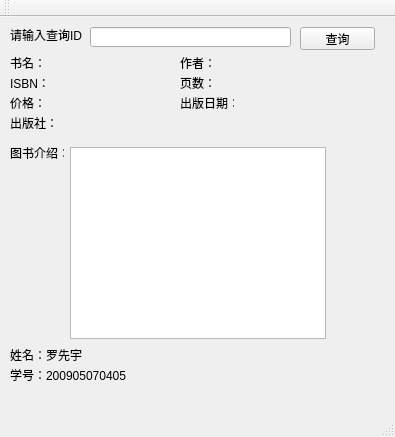
<?xml version="1.0" encoding="UTF-8"?>
<ui version="4.0">
 <class>MainWindow</class>
 <widget class="QMainWindow" name="MainWindow">
  <property name="geometry">
   <rect>
    <x>0</x>
    <y>0</y>
    <width>395</width>
    <height>437</height>
   </rect>
  </property>
  <property name="windowTitle">
   <string>MainWindow</string>
  </property>
  <widget class="QWidget" name="centralWidget">
   <widget class="QLabel" name="label">
    <property name="geometry">
     <rect>
      <x>10</x>
      <y>10</y>
      <width>81</width>
      <height>16</height>
     </rect>
    </property>
    <property name="text">
     <string>请输入查询ID</string>
    </property>
   </widget>
   <widget class="QLineEdit" name="ID">
    <property name="geometry">
     <rect>
      <x>90</x>
      <y>10</y>
      <width>201</width>
      <height>20</height>
     </rect>
    </property>
   </widget>
   <widget class="QPushButton" name="chaxun">
    <property name="geometry">
     <rect>
      <x>300</x>
      <y>10</y>
      <width>75</width>
      <height>23</height>
     </rect>
    </property>
    <property name="text">
     <string>查询</string>
    </property>
   </widget>
   <widget class="QLabel" name="label_2">
    <property name="geometry">
     <rect>
      <x>10</x>
      <y>40</y>
      <width>54</width>
      <height>12</height>
     </rect>
    </property>
    <property name="text">
     <string>书名：</string>
    </property>
   </widget>
   <widget class="QLabel" name="title">
    <property name="geometry">
     <rect>
      <x>50</x>
      <y>40</y>
      <width>121</width>
      <height>16</height>
     </rect>
    </property>
    <property name="text">
     <string/>
    </property>
   </widget>
   <widget class="QLabel" name="label_4">
    <property name="geometry">
     <rect>
      <x>180</x>
      <y>40</y>
      <width>54</width>
      <height>12</height>
     </rect>
    </property>
    <property name="text">
     <string>作者：</string>
    </property>
   </widget>
   <widget class="QLabel" name="author">
    <property name="geometry">
     <rect>
      <x>220</x>
      <y>40</y>
      <width>151</width>
      <height>16</height>
     </rect>
    </property>
    <property name="text">
     <string/>
    </property>
   </widget>
   <widget class="QLabel" name="label_6">
    <property name="geometry">
     <rect>
      <x>10</x>
      <y>60</y>
      <width>54</width>
      <height>12</height>
     </rect>
    </property>
    <property name="text">
     <string>ISBN：</string>
    </property>
   </widget>
   <widget class="QLabel" name="label_7">
    <property name="geometry">
     <rect>
      <x>180</x>
      <y>60</y>
      <width>54</width>
      <height>12</height>
     </rect>
    </property>
    <property name="text">
     <string>页数：</string>
    </property>
   </widget>
   <widget class="QLabel" name="isbn10">
    <property name="geometry">
     <rect>
      <x>50</x>
      <y>60</y>
      <width>121</width>
      <height>16</height>
     </rect>
    </property>
    <property name="text">
     <string/>
    </property>
   </widget>
   <widget class="QLabel" name="pages">
    <property name="geometry">
     <rect>
      <x>210</x>
      <y>60</y>
      <width>151</width>
      <height>16</height>
     </rect>
    </property>
    <property name="text">
     <string/>
    </property>
   </widget>
   <widget class="QLabel" name="label_10">
    <property name="geometry">
     <rect>
      <x>10</x>
      <y>80</y>
      <width>54</width>
      <height>12</height>
     </rect>
    </property>
    <property name="text">
     <string>价格：</string>
    </property>
   </widget>
   <widget class="QLabel" name="price">
    <property name="geometry">
     <rect>
      <x>50</x>
      <y>80</y>
      <width>121</width>
      <height>16</height>
     </rect>
    </property>
    <property name="text">
     <string/>
    </property>
   </widget>
   <widget class="QLabel" name="pubdate">
    <property name="geometry">
     <rect>
      <x>250</x>
      <y>80</y>
      <width>131</width>
      <height>16</height>
     </rect>
    </property>
    <property name="text">
     <string/>
    </property>
   </widget>
   <widget class="QLabel" name="label_14">
    <property name="geometry">
     <rect>
      <x>10</x>
      <y>100</y>
      <width>54</width>
      <height>12</height>
     </rect>
    </property>
    <property name="text">
     <string>出版社：</string>
    </property>
   </widget>
   <widget class="QLabel" name="label_15">
    <property name="geometry">
     <rect>
      <x>180</x>
      <y>80</y>
      <width>54</width>
      <height>12</height>
     </rect>
    </property>
    <property name="text">
     <string>出版日期：</string>
    </property>
   </widget>
   <widget class="QLabel" name="publisher">
    <property name="geometry">
     <rect>
      <x>60</x>
      <y>100</y>
      <width>291</width>
      <height>16</height>
     </rect>
    </property>
    <property name="text">
     <string/>
    </property>
   </widget>
   <widget class="QLabel" name="label_18">
    <property name="geometry">
     <rect>
      <x>10</x>
      <y>130</y>
      <width>54</width>
      <height>12</height>
     </rect>
    </property>
    <property name="text">
     <string>图书介绍：</string>
    </property>
   </widget>
   <widget class="QTextBrowser" name="ss">
    <property name="geometry">
     <rect>
      <x>70</x>
      <y>130</y>
      <width>256</width>
      <height>192</height>
     </rect>
    </property>
   </widget>
   <widget class="QLabel" name="label_19">
    <property name="geometry">
     <rect>
      <x>10</x>
      <y>330</y>
      <width>321</width>
      <height>16</height>
     </rect>
    </property>
    <property name="text">
     <string>姓名：罗先宇</string>
    </property>
   </widget>
   <widget class="QLabel" name="label_20">
    <property name="geometry">
     <rect>
      <x>10</x>
      <y>350</y>
      <width>311</width>
      <height>16</height>
     </rect>
    </property>
    <property name="text">
     <string>学号：200905070405</string>
    </property>
   </widget>
  </widget>
  <widget class="QMenuBar" name="menuBar">
   <property name="geometry">
    <rect>
     <x>0</x>
     <y>0</y>
     <width>395</width>
     <height>23</height>
    </rect>
   </property>
  </widget>
  <widget class="QToolBar" name="mainToolBar">
   <attribute name="toolBarArea">
    <enum>TopToolBarArea</enum>
   </attribute>
   <attribute name="toolBarBreak">
    <bool>false</bool>
   </attribute>
  </widget>
  <widget class="QStatusBar" name="statusBar"/>
 </widget>
 <layoutdefault spacing="6" margin="11"/>
 <resources/>
 <connections/>
</ui>
